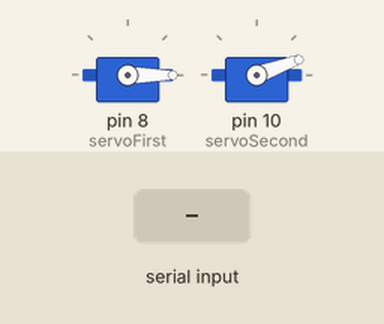
The sketch below on a simulated Arduino Uno, built with avr-gcc and run on an emulated ATmega328P. Parts: 2 × servo. The test bench sets the inputs (shaded band).

Above: at 1.2 s.
1.3 s: "3" received over Serial
At 2.4 s:
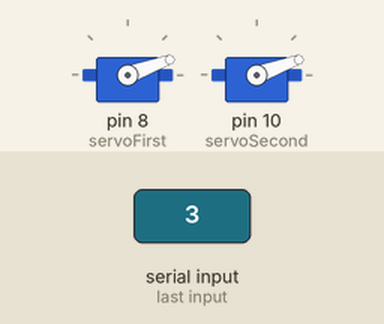
4.3 s: "1" received over Serial
At 5.2 s:
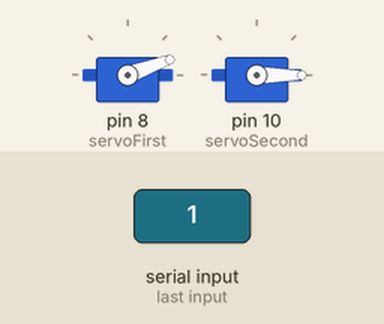
6.3 s: "2" received over Serial
At 8.0 s:
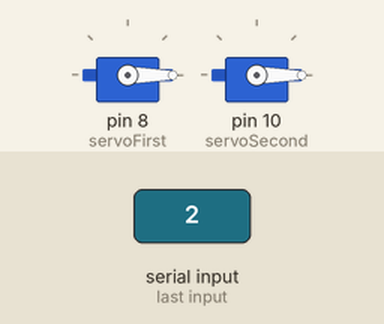
8.4 s: "5" received over Serial
At 8.9 s:
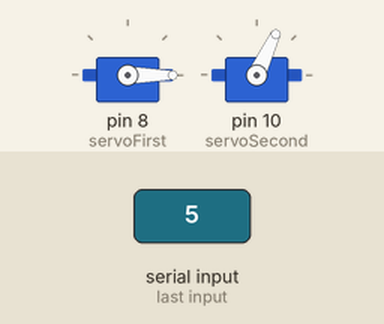
11.4 s: "1" received over Serial
At 11.65 s:
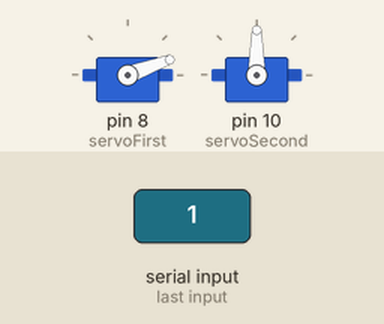
13.3 s: "4" received over Serial
At 14.6 s:
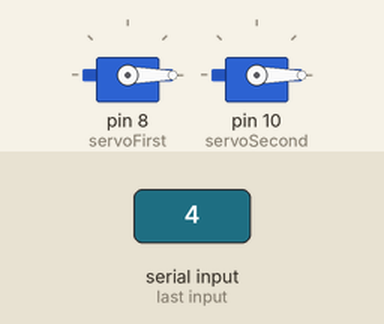
Timing chart, 0 to 16.3 s (numbered marks = the images above; inputs shaded):
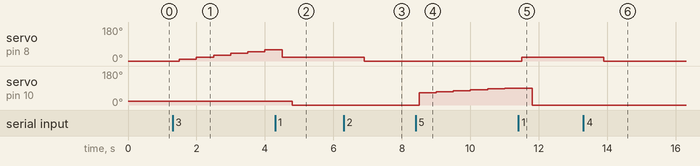

The sketch:

Walking_Two-Servo_Control.ino
```cpp
#include<Servo.h>
Servo servoFirst;
Servo servoSecond;
int pos = 0;        //Position relaed variable
int val = 0;        //Value to be received on the serial port

void setup() {
  Serial.begin(9600);
  servoFirst.attach(8);     //Attach on pin # 8 of arduino
  servoFirst.write(0);      //Initial position of first motor
  servoSecond.attach(10);      //Attach second motor on pin # 10 of arduino
  servoSecond.write(20);      //Initial position of second motor
}

//Main running loop of program
void loop() {
  if (Serial.available())
  {
    val = Serial.read();      //Read the value and store in val
  }
  switch(val) {
      case '1':                 //Make a stroke with robotic arm from top left to bottom right in a good speed
        {
              servoFirst.write(20);      //Increase is CCW
              delay(300);
              servoSecond.write(0);     //DECREASE is CCW
              delay(300);
              servoFirst.write(20);     //Increase is CCW
              delay(300);
              servoSecond.write(0);     //DECREASE is CCW
          }
        break;
      //------------New case----------
      case '2':               //Park the robot at 0
        {
          servoFirst.write(0);
          servoSecond.write(0);
          delay(500);
        }
        break;
      //------------New case----------
      case '3':             //Increase position of Motor - 1
        {
          if (pos <= 100) {
          pos = pos + 10;
          servoFirst.write(pos);
          delay(200);
          } else {
          pos = 100;
          servoFirst.write(pos);
          }
        }
        break;
       //------------New case----------
       case '4':          //Decrease position of Motor - 1
        {
          if (pos >= 100) {
            pos = pos - 5;
            servoFirst.write(pos);
          delay(200);
          } else {
          pos = 0;
          servoFirst.write(pos);
          }
        }
        break;
      //------------New case----------
      case '5':       //Increase position of Motor - 2
        {
          if (pos <= 100) {
          pos = pos + 5;
          servoSecond.write(pos);
          delay(200);
          } else {
          pos = 100;
          servoSecond.write(pos);
          }
        }
        break;
       //------------New case----------
       case '6':
        {
          if (pos >= 100) {     //Decrease position of Motor - 2
            pos = pos - 5;
            servoSecond.write(pos);
          delay(200);
          } else {
          pos = 0;
          servoSecond.write(pos);
          }
        }
        break;
  } //End of switch case
  delay(300);
}   //End of main program loop
```

Measured:
- after the input at 1.3 s, servo on pin 8 (servoFirst): moves from 0° to 60° over 2.5 s, starting after 0.20 s
- after the input at 4.3 s, servo on pin 10 (servoSecond): 20° → 0° after 0.50 s
- after the input at 6.3 s, servo on pin 8 (servoFirst): 20° → 0° after 0.60 s
- after the input at 8.4 s, servo on pin 10 (servoSecond): moves from 0° to 90° over 2.5 s, starting after 0.10 s
- after the input at 11.4 s, servo on pin 8 (servoFirst): 0° → 20° after 0.10 s
- after the input at 13.3 s, servo on pin 8 (servoFirst): 20° → 0° after 0.60 s
